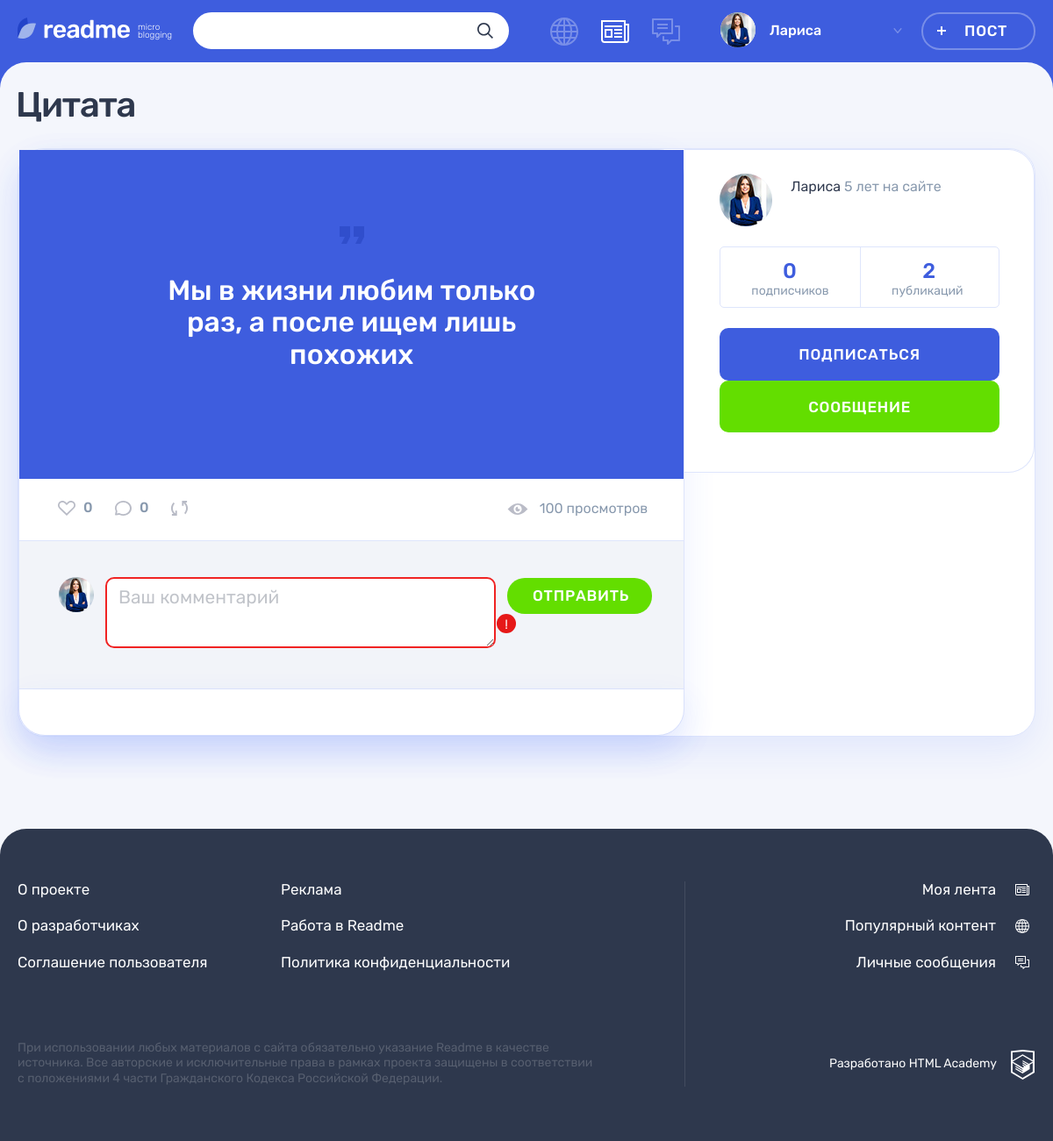
Screenshot of /post.php?id=1 (signed in) with the database file from the repository.
### tables this page shows
CREATE TABLE posts
(
    id           INT AUTO_INCREMENT PRIMARY KEY,
    creationDate TIMESTAMP DEFAULT CURRENT_TIMESTAMP,
    title        VARCHAR(128),
    content      VARCHAR(255),
    typeID       INT NOT NULL,
    authorId     INT NOT NULL,
    image        VARCHAR(255),
    video        VARCHAR(255),
    link         VARCHAR(255),
    views        INT,
    avatar       VARCHAR(128),
    author       VARCHAR(128),
    FOREIGN KEY (authorId) REFERENCES users (id),
    FOREIGN KEY (typeId) REFERENCES content_type (id)
);

CREATE TABLE users
(
    id               INT AUTO_INCREMENT PRIMARY KEY,
    registrationDate TIMESTAMP DEFAULT CURRENT_TIMESTAMP,
    email            VARCHAR(128) NOT NULL UNIQUE,
    login            VARCHAR(128) UNIQUE,
    password         CHAR(64)     NOT NULL,
    avatar           VARCHAR(255)
);

### helpers.php (called while the page is built, shortened)
<?php
function include_template($name, array $data = [])
{
    $name = 'templates/'.$name;
    extract($data);
    require $name;
    $result = ob_get_clean();
    return $result;
}

### functions.php (called while the page is built, shortened)
<?php
function SqlRequest($reques, $from, $where, $con, $id = '', $as = '', $join = "")
{
    $sql = sprintf("SELECT  %s %s  from %s %s WHERE %s %s", $reques, $as, $from, $join, $where, $id);
    $result = mysqli_query($con, $sql);
    $Count = mysqli_fetch_all($result, MYSQLI_ASSOC);
    return $Count;
}
?>

### templates/post-quote.php (the view, shortened to what this page needs)
<?php
$title = SqlRequest('title', 'posts', 'id = ', $con, $id, "as L");
?>
<h1 class="page__title page__title--publication"><?= $title[0]['L']; ?></h1>
<section class="post-details">
    <article class="feed__post post post-quote">
        <div class="post-details__wrapper post-photo">
            <div class="post-details__main-block post post--details">
                <?php
                $content = SqlRequest('content', 'posts', ' id =', $con, $id);
                ?>
                <div class="post__main">
                    <blockquote>
                        <p>
                            <?= $content[0]['content']; ?>
                        </p>
                    </blockquote>
                </div>
                <div class="post__indicators">
                    <div class="post__buttons">
                        <a class="post__indicator post__indicator--likes button"   href="like.php?postId=<?= $id ?>" title="Лайк">
                            <svg class="post__indicator-icon" width="20" height="17">
                                <use xlink:href="#icon-heart"></use>
                            </svg>
                            <?php
                            $ComLike = SqlRequest('COUNT(userId)', 'likes', 'recipientId =', $con, $id, "as L");
                            ?>
                            <span><?= $ComLike[0]['L'] ?></span>
                        </a>
                        <a class="post__indicator post__indicator--comments button" href="#" title="Комментарии">
                            <svg class="post__indicator-icon" width="19" height="17">
                                <use xlink:href="#icon-comment"></use>
                            </svg>
                            <?php
                            $Comment = SqlRequest('COUNT(content)', 'comments', 'postId =', $con, $id, "as L");
                            ?>
                            <span><?php echo $Comment[0]['L'] ?></span>
                        </a>
                        <a class="post__indicator post__indicator--repost button" href="../repost.php?id=<?= $id ?>"
                           title="Репост">
                            <svg class="post__indicator-icon" width="19" height="17">
                                <use xlink:href="#icon-repost"></use>
                            </svg>
                        </a>
                    </div>
                    <?php
                    $view = SqlRequest('views', 'posts', ' id =', $con, $id, "as L");
                    ?>
                    <span class="post__view"><?= $view[0]['L'].' просмотров' ?></span>
                </div>
                <div class="comments">
                    <form class="comments__form form" action="../SendComment.php" method="post">
                        <div class="comments__my-avatar">
                            <img class="comments__picture" src="../img/<?= $_SESSION['avatar'] ?>"
                                 alt="Аватар пользователя">
                        </div>
                        <div class="form__input-section form__input-section--error">
                            <textarea class="comments__textarea form__textarea form__input" name="comment"
                                      placeholder="Ваш комментарий"></textarea>
                            <button class="form__error-button button" type="button">!</button>
                        </div>
                        <button class="comments__submit button button--green" type="submit">Отправить</button>
                    </form>
                    <div class="comments__list-wrapper">
                    </div>
                </div>
            </div>
            <div class="post-details__user user">
                <div class="post-details__user-info user__info">
                    <div class="post-details__avatar user__avatar">
                        <a class="post-details__name user__name" href="#">
                            <?php
                            $postAuthor = SqlRequest('login, authorId, u.avatar', 'posts p', 'p.id =', $con, $id, ' ',
                                'JOIN  users u ON p.authorId = u.id');
                            ?>
                            <a class="post-details__avatar-link user__avatar-link" href="#">
                                <img class="post-details__picture user__picture"
                                     src="../img/<?= $postAuthor[0]['avatar'] ?>" alt="Аватар пользователя">
                            </a>
                    </div>
                    <div class="post-details__name-wrapper user__name-wrapper">
                        <span><?= $postAuthor[0]['login'] ?> </span>
                        <time class="post-details__time user__time" datetime="2014-03-20">5 лет на сайте</time>
                    </div>
                </div>
                <div class="post-details__rating user__rating">
                    <?php $postsCount = SqlRequest("COUNT(id)", "posts", "authorId=", $con,
                        $postAuthor[0]['authorId'], "count");
                    $subscribersCount = SqlRequest('COUNT(users.id) ', 'subscription', 'authorId=',
                        $con, $postAuthor[0]['authorId'], 'count',
                        'JOIN users ON users.id = subscription.userId');
                    ?>
                    <p class="post-details__rating-item user__rating-item user__rating-item--subscribers">
                        <span class="post-details__rating-amount user__rating-amount"><?= $subscribersCount[0]['count'] ?></span>
                        <span class="post-details__rating-text user__rating-text">подписчиков</span>
                    </p>
                    <p class="post-details__rating-item user__rating-item user__rating-item--publications">
                        <span class="post-details__rating-amount user__rating-amount"><?= $postsCount[0]['count'] ?></span>
                        <span class="post-details__rating-text user__rating-text">публикаций</span>
                    </p>
                </div>
                <div class="post-details__user-buttons user__buttons">
                    <form action="../post.php?id=<?= htmlspecialchars($_GET['id']) ?>"
                          method="post">
                        <button class="profile__user-button user__button user__button--subscription button button--main"
                                style="width: 100%;"
                                type="submit"><?= empty(mysqli_fetch_all(mysqli_query($con,
                                "SELECT  * from subscription where userId = ".$_SESSION['id']." AND authorId =  ".$postAuthor[0]['authorId']),
                                MYSQLI_ASSOC)) ? "Подписаться" : "Отписаться" ?></button>
                    </form>
                    <a class="user__button user__button--writing button button--green"
                       href="messages.php?newMessage=<?= $postAuthor[0]['authorId'] ?>&id=<?= $postAuthor[0]['authorId'] ?>">Сообщение</a>
                </div>
            </div>
        </div>
    </article>
</section>

### rows the page displays
posts: title "Цитата", content "Мы в жизни любим только раз, а после ищем лишь похожих", views "100", authorId.avatar (picture), authorId.login "Лариса"

### other values shown
$_SESSION['userName'] "Лариса"
$ComLike[0]['L'] "0"
$Comment[0]['L'] "0"
$subscribersCount[0]['count'] "0"
$postsCount[0]['count'] "2"
